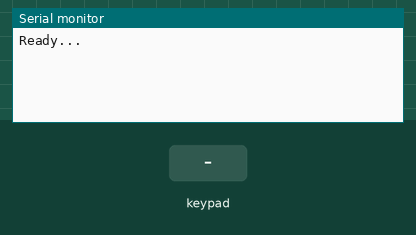
A sketch run on a simulated ESP32. Parts: the last lines printed to the serial monitor. The inputs (shaded band) are chosen by the test bench.

Above: at 1.2 s.
1.3 s: key 'F' pressed
At 1.8 s:
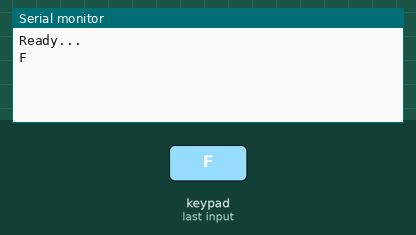
2.8 s: keypad keys 1 3 1 2 1 4 2 7 pressed 0.4 s apart
At 6.4 s:
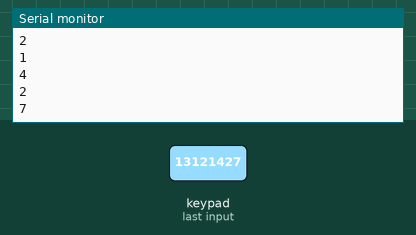
7.5 s: key 'E' pressed
At 7.8 s:
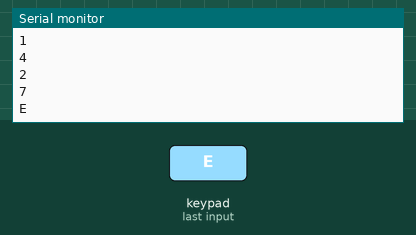
9.0 s: keypad keys 1 3 1 2 1 4 2 7 A pressed 0.4 s apart
At 12.6 s:
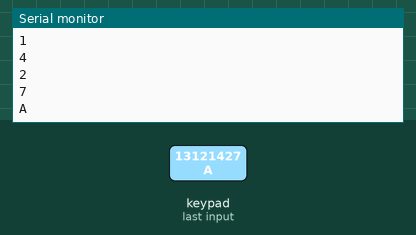
14.1 s: key 'D' pressed
At 15.2 s:
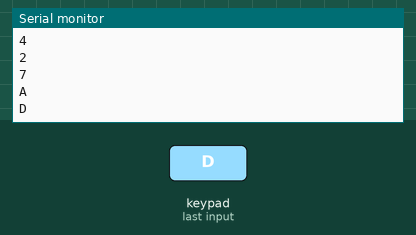
15.6 s: key 'C' pressed
At 16.1 s:
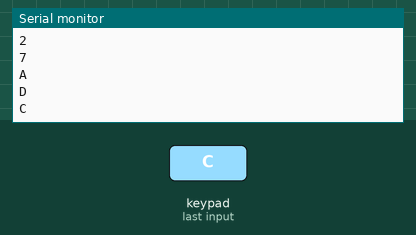
Timing chart, 0 to 18.1 s (numbered marks = the images above; inputs shaded):
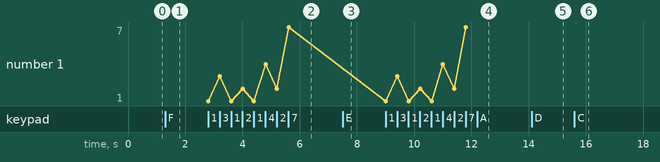

The sketch:

t1.ino
```cpp
#include <Keypad.h>

const byte ROWS = 4;  // 列數(橫的)
const byte COLS = 4;  // 行數(直的)
//鍵盤上每一個按鍵的名稱
char keys[ROWS][COLS] = {
  { 'F', 'E', 'D', 'C' },
  { 'B', '3', '6', '9' },
  { 'A', '2', '5', '8' },
  { 'O', '1', '4', '7' }
};
byte rowPins[ROWS] = { 13, 12, 14, 27 };  //定義列的腳位
byte colPins[COLS] = { 26, 25, 33, 32 };  //定義行的腳位

//初始化鍵盤
Keypad keypad = Keypad(makeKeymap(keys), rowPins, colPins, ROWS, COLS);

void setup() {
  Serial.begin(9600);
  Serial.println("Ready...");
}

void loop() {
  char key=keypad.getKey();

  if(key != NO_KEY) {
    Serial.println(key);
  }

  delay(10);
}
```

Measured:
- after the input at 1.3 s, the serial monitor: prints a new line at once (image 1)
- after the input at 2.8 s, the serial monitor: prints a new line at once (image 2)
- after the input at 7.5 s, the serial monitor: prints a new line at once (image 3)
- after the input at 9.0 s, the serial monitor: prints a new line at once (image 4)
- after the input at 14.1 s, the serial monitor: prints a new line at once (image 5)
- after the input at 15.6 s, the serial monitor: prints a new line at once (image 6)
